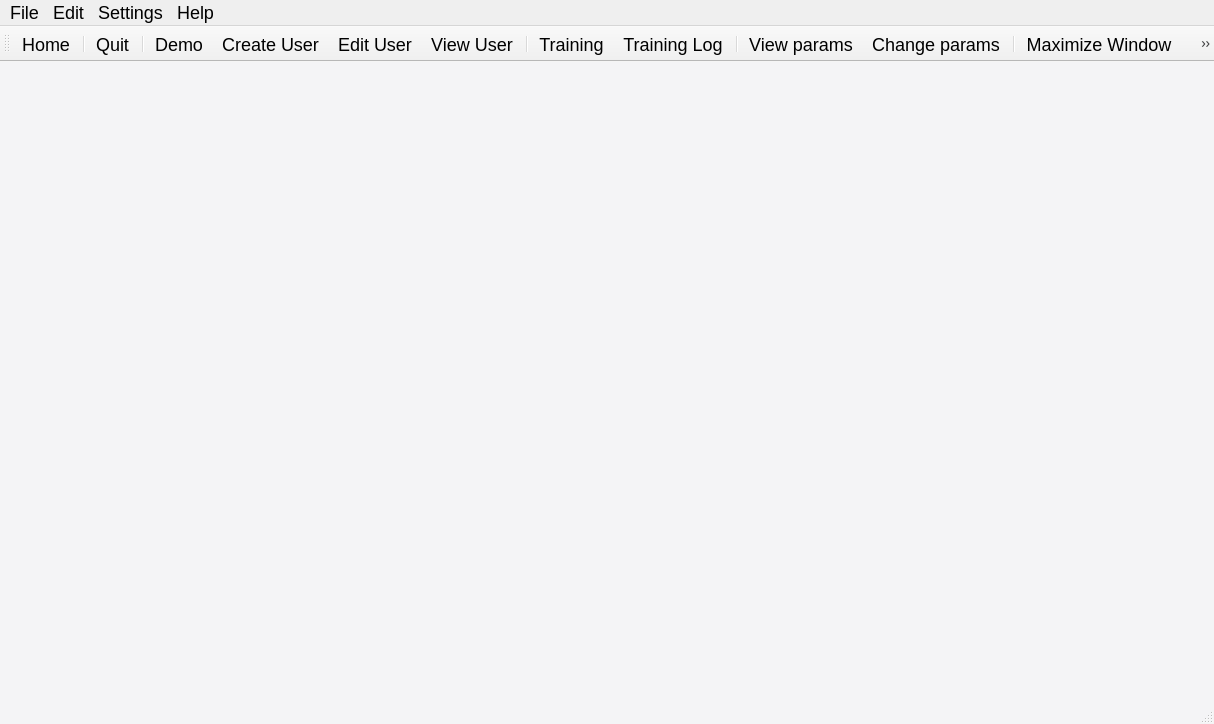
<?xml version="1.0" encoding="UTF-8"?>
<ui version="4.0">
 <class>FrameWindow</class>
 <widget class="QMainWindow" name="FrameWindow">
  <property name="geometry">
   <rect>
    <x>0</x>
    <y>0</y>
    <width>1214</width>
    <height>724</height>
   </rect>
  </property>
  <property name="windowTitle">
   <string>Alice Exoskeleton</string>
  </property>
  <property name="styleSheet">
   <string notr="true">QMainWindow{
	background-color:#F4F4F6;
}

QWidget{
	font-size: 18px;
}

QPushButton{
	border: 1px solid #000000;
	background-color: #68ACE4;
	border-radius: 15px;
	font: bold;
	/*padding: 10px;*/
}

QPushButton:hover {
    border: 2px solid #3993DD;
}

QPushButton:pressed {
    background-color: #2176AE;     
}

QLineEdit:Focus {
	border: 2px solid #2176AE;
}

QPushButton:!enabled{
	color: rgb(125, 125, 125);
}

QPushButton:enabled{
	color: rgb(255, 255, 255);
	/*font-weight: 600*/
}

QPushButton#BT_createUser, QPushButton#BT_selectUser, QPushButton#BT_demo{
	padding: 20px;
}

QPushButton#BT_cancel, QPushButton#BT_delete, QPushButton#stopButton, QPushButton#returnButton, QPushButton#shutdownButton{
	background-color:#D72638;
	/*color: #F4F4F6;*/
	/*font-weight: 600*/
}

QPushButton#BT_create, QPushButton#BT_save, QPushButton#startButton{
	background-color:#40B8A6;
	padding: 0px;
	/*color: #F4F4F6;*/
	/*font-weight: 600*/
}

QLabel#Alice, QFrame#home{
	border: 1px solid #000000;
	border-radius: 15px;
}

QPushButton#connectButton, QLabel#lbStatus, QPushButton#shutdownButton{
	background-color: rgb(255, 213, 213);
	color: rgb(239, 41, 41);
	border: 1px;
	border-radius: 5px;
	text-align: left;
	padding: 10px;
}

QPushButton#finishButton{
	background-color:#D72638;
	/*color: #F4F4F6;*/
	/*font-weight: 600*/
}

QLabel#userLabel{
	color: rgb(32, 74, 135);
	background-color: rgb(176, 241, 255);
	border: 3px;
	padding: 10px;
	border-radius: 5px;
}

QPushButton#standButton, QPushButton#sitButton, QPushButton#storageButton{
	
	background-color: #3993DD;
	padding: 8px;
	/*color: #F4F4F6;*/
}

QPushButton#walkButton, QPushButton#stepButton, QPushButton#controlButton{
	
	background-color: #2176AE;
	padding: 8px;
	/*color: #F4F4F6;*/˚
   /*font-weight: 600*/
}

QPushButton#startButton{
background-color: rgb(131, 215, 145)
}

QPushButton#stopButton{
	
	background-color: rgb(255, 137, 137)
}
 
QPushButton#rightFirstStepButton, QPushButton#leftFirstStepButton, QPushButton#feetTogetherButton{
	
	background-color: rgba(40, 185, 166, 188);
	padding: 10px;
}</string>
  </property>
  <widget class="QWidget" name="centralwidget">
   <property name="autoFillBackground">
    <bool>false</bool>
   </property>
   <layout class="QVBoxLayout" name="verticalLayout_2">
    <item>
     <layout class="QVBoxLayout" name="parentLayout"/>
    </item>
   </layout>
  </widget>
  <widget class="QStatusBar" name="statusBar"/>
  <widget class="QMenuBar" name="menubar">
   <property name="enabled">
    <bool>true</bool>
   </property>
   <property name="geometry">
    <rect>
     <x>0</x>
     <y>0</y>
     <width>1214</width>
     <height>26</height>
    </rect>
   </property>
   <widget class="QMenu" name="menuFile">
    <property name="title">
     <string>File</string>
    </property>
    <addaction name="actionHome"/>
    <addaction name="separator"/>
    <addaction name="actionTraining"/>
    <addaction name="actionTraining_Log"/>
    <addaction name="separator"/>
    <addaction name="actionMaximize_Window"/>
    <addaction name="actionMinimize_Window"/>
    <addaction name="separator"/>
    <addaction name="actionClose"/>
   </widget>
   <widget class="QMenu" name="menuEdit">
    <property name="title">
     <string>Edit</string>
    </property>
    <addaction name="actionDemo"/>
    <addaction name="actionNew_User"/>
    <addaction name="actionEdit_User"/>
    <addaction name="actionView_User"/>
   </widget>
   <widget class="QMenu" name="menuSettings">
    <property name="title">
     <string>Settings</string>
    </property>
    <addaction name="actionChange_settings"/>
    <addaction name="actionView"/>
   </widget>
   <widget class="QMenu" name="menuHelp_2">
    <property name="title">
     <string>Help</string>
    </property>
    <addaction name="actionHelp"/>
    <addaction name="actionInfo"/>
   </widget>
   <addaction name="menuFile"/>
   <addaction name="menuEdit"/>
   <addaction name="menuSettings"/>
   <addaction name="menuHelp_2"/>
  </widget>
  <widget class="QToolBar" name="toolBar">
   <property name="windowTitle">
    <string>toolBar</string>
   </property>
   <attribute name="toolBarArea">
    <enum>TopToolBarArea</enum>
   </attribute>
   <attribute name="toolBarBreak">
    <bool>false</bool>
   </attribute>
   <addaction name="actionHome"/>
   <addaction name="separator"/>
   <addaction name="actionClose"/>
   <addaction name="separator"/>
   <addaction name="actionDemo"/>
   <addaction name="actionNew_User"/>
   <addaction name="actionEdit_User"/>
   <addaction name="actionView_User"/>
   <addaction name="separator"/>
   <addaction name="actionTraining"/>
   <addaction name="actionTraining_Log"/>
   <addaction name="separator"/>
   <addaction name="actionView"/>
   <addaction name="actionChange_settings"/>
   <addaction name="separator"/>
   <addaction name="actionMaximize_Window"/>
   <addaction name="actionMinimize_Window"/>
   <addaction name="separator"/>
   <addaction name="actionHelp"/>
   <addaction name="actionInfo"/>
   <addaction name="separator"/>
  </widget>
  <action name="actionChange_settings">
   <property name="icon">
    <iconset>
     <normaloff>:/icons/Icons/settings_update.png</normaloff>:/icons/Icons/settings_update.png</iconset>
   </property>
   <property name="text">
    <string>Change params</string>
   </property>
  </action>
  <action name="actionView">
   <property name="icon">
    <iconset>
     <normaloff>:/icons/Icons/settings_view.png</normaloff>:/icons/Icons/settings_view.png</iconset>
   </property>
   <property name="text">
    <string>View params</string>
   </property>
  </action>
  <action name="actionNew_User">
   <property name="icon">
    <iconset>
     <normaloff>:/icons/Icons/utente-uomo-cerchiato(0).png</normaloff>:/icons/Icons/utente-uomo-cerchiato(0).png</iconset>
   </property>
   <property name="text">
    <string>Create User</string>
   </property>
  </action>
  <action name="actionDemo">
   <property name="icon">
    <iconset>
     <normaloff>:/icons/Icons/utente-uomo-cerchiato (2).png</normaloff>:/icons/Icons/utente-uomo-cerchiato (2).png</iconset>
   </property>
   <property name="text">
    <string>Demo</string>
   </property>
  </action>
  <action name="actionLoad_User">
   <property name="icon">
    <iconset>
     <normaloff>:/icons/Icons/utente-uomo-cerchiato (1).png</normaloff>:/icons/Icons/utente-uomo-cerchiato (1).png</iconset>
   </property>
   <property name="text">
    <string>Load User</string>
   </property>
  </action>
  <action name="actionSave">
   <property name="icon">
    <iconset>
     <normaloff>:/icons/Icons/salva.png</normaloff>:/icons/Icons/salva.png</iconset>
   </property>
   <property name="text">
    <string>Save</string>
   </property>
   <property name="shortcut">
    <string>Ctrl+S</string>
   </property>
  </action>
  <action name="actionSave_As">
   <property name="icon">
    <iconset>
     <normaloff>:/icons/Icons/salva-con-nome.png</normaloff>:/icons/Icons/salva-con-nome.png</iconset>
   </property>
   <property name="text">
    <string>Save As...</string>
   </property>
  </action>
  <action name="actionHelp">
   <property name="icon">
    <iconset>
     <normaloff>:/icons/Icons/aiuto.png</normaloff>:/icons/Icons/aiuto.png</iconset>
   </property>
   <property name="text">
    <string>Help</string>
   </property>
   <property name="shortcut">
    <string>Ctrl+Shift+'</string>
   </property>
  </action>
  <action name="actionTraining_Log">
   <property name="icon">
    <iconset>
     <normaloff>:/icons/Icons/single-page-mode.png</normaloff>:/icons/Icons/single-page-mode.png</iconset>
   </property>
   <property name="text">
    <string>Training Log</string>
   </property>
   <property name="shortcut">
    <string>Ctrl+L</string>
   </property>
  </action>
  <action name="actionEdit_User">
   <property name="icon">
    <iconset>
     <normaloff>:/icons/Icons/utente-uomo-cerchiato (3).png</normaloff>:/icons/Icons/utente-uomo-cerchiato (3).png</iconset>
   </property>
   <property name="text">
    <string>Edit User</string>
   </property>
  </action>
  <action name="actionClose">
   <property name="icon">
    <iconset>
     <normaloff>:/icons/Icons/eliminare.png</normaloff>:/icons/Icons/eliminare.png</iconset>
   </property>
   <property name="text">
    <string>Quit</string>
   </property>
   <property name="shortcut">
    <string>Ctrl+Q</string>
   </property>
  </action>
  <action name="actionHome">
   <property name="icon">
    <iconset>
     <normaloff>:/icons/Icons/home-page.png</normaloff>:/icons/Icons/home-page.png</iconset>
   </property>
   <property name="text">
    <string>Home</string>
   </property>
  </action>
  <action name="actionInfo">
   <property name="icon">
    <iconset>
     <normaloff>:/icons/Icons/informazioni.png</normaloff>:/icons/Icons/informazioni.png</iconset>
   </property>
   <property name="text">
    <string>Info</string>
   </property>
   <property name="shortcut">
    <string>Ctrl+Shift+1</string>
   </property>
  </action>
  <action name="actionView_User">
   <property name="icon">
    <iconset>
     <normaloff>:/icons/Icons/utente-uomo-cerchiato (4).png</normaloff>:/icons/Icons/utente-uomo-cerchiato (4).png</iconset>
   </property>
   <property name="text">
    <string>View User</string>
   </property>
  </action>
  <action name="actionMaximize_Window">
   <property name="icon">
    <iconset>
     <normaloff>:/icons/Icons/full-page-view.png</normaloff>:/icons/Icons/full-page-view.png</iconset>
   </property>
   <property name="text">
    <string>Maximize Window</string>
   </property>
   <property name="shortcut">
    <string>Ctrl+F</string>
   </property>
  </action>
  <action name="actionView_Log">
   <property name="icon">
    <iconset>
     <normaloff>:/icons/Icons/diario-di-bordo.png</normaloff>:/icons/Icons/diario-di-bordo.png</iconset>
   </property>
   <property name="text">
    <string>View Log</string>
   </property>
   <property name="toolTip">
    <string>View Log</string>
   </property>
   <property name="shortcut">
    <string>Ctrl+L</string>
   </property>
  </action>
  <action name="actionTraining">
   <property name="icon">
    <iconset>
     <normaloff>:/icons/Icons/passeggiare.png</normaloff>:/icons/Icons/passeggiare.png</iconset>
   </property>
   <property name="text">
    <string>Training</string>
   </property>
   <property name="toolTip">
    <string>Training</string>
   </property>
  </action>
  <action name="actionMinimize_Window">
   <property name="icon">
    <iconset>
     <normaloff>:/icons/Icons/ridurre.png</normaloff>:/icons/Icons/ridurre.png</iconset>
   </property>
   <property name="text">
    <string>Minimize Window</string>
   </property>
  </action>
 </widget>
 <resources/>
 <connections/>
</ui>
